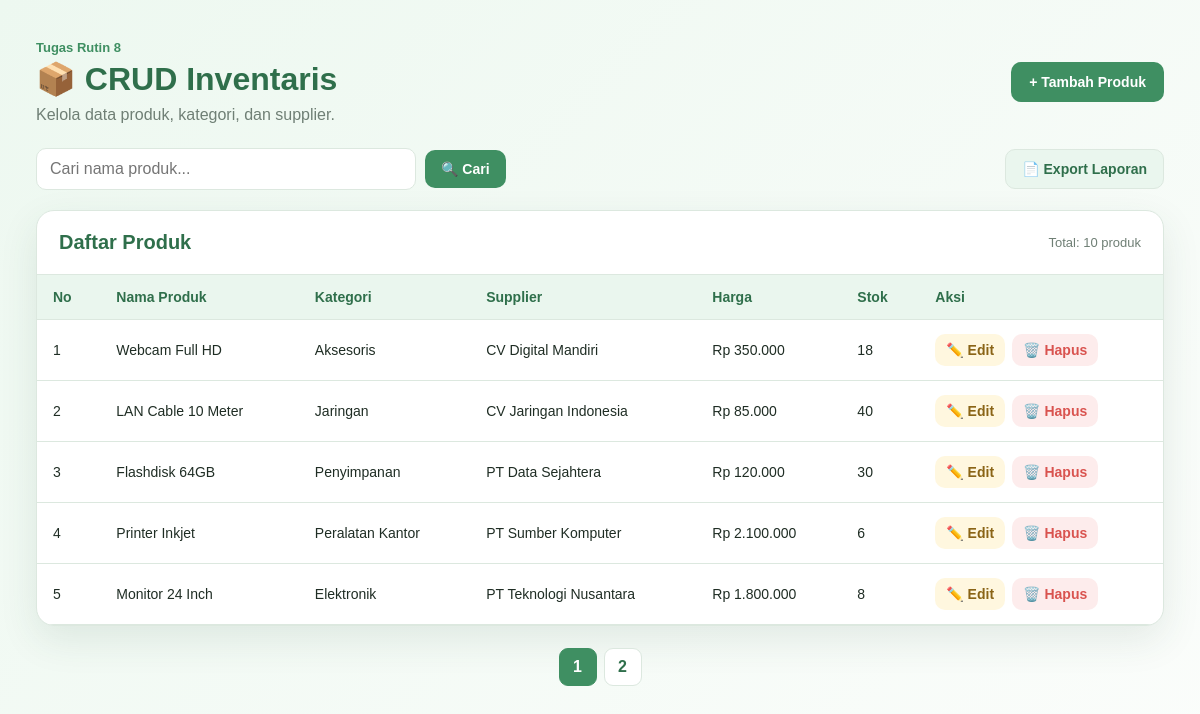
The page / on the database its author committed.
### tables this page shows
CREATE TABLE products (
    id INT AUTO_INCREMENT PRIMARY KEY,
    name VARCHAR(150) NOT NULL,
    category_id INT NOT NULL,
    supplier_id INT NOT NULL,
    price DECIMAL(12,2) NOT NULL,
    stock INT NOT NULL DEFAULT 0,

    CONSTRAINT fk_product_category
        FOREIGN KEY (category_id)
        REFERENCES categories(id)
        ON UPDATE CASCADE
        ON DELETE RESTRICT,

    CONSTRAINT fk_product_supplier
        FOREIGN KEY (supplier_id)
        REFERENCES suppliers(id)
        ON UPDATE CASCADE
        ON DELETE RESTRICT
);

CREATE TABLE categories (
    id INT AUTO_INCREMENT PRIMARY KEY,
    name VARCHAR(100) NOT NULL UNIQUE
);

CREATE TABLE suppliers (
    id INT AUTO_INCREMENT PRIMARY KEY,
    name VARCHAR(100) NOT NULL,
    phone VARCHAR(20) NOT NULL
);

### index.php (the view, shortened to what this page needs)
<?php
$pdo = Database::getInstance()->getConnection();
$search = trim($_GET['search'] ?? '');
$limit = 5;
$page = isset($_GET['page'])
    ? (int) $_GET['page']
    : 1;
$offset = ($page - 1) * $limit;
if ($search !== '') {
    $countSql = "
        SELECT COUNT(*)
        FROM products
        WHERE name LIKE ?
    ";
    $countStmt = $pdo->prepare($countSql);
    $countStmt->execute([
        '%' . $search . '%'
    ]);
} else {
    $countSql = "
        SELECT COUNT(*)
        FROM products
    ";
    $countStmt = $pdo->prepare($countSql);
    $countStmt->execute();
}
$totalProducts = (int) $countStmt->fetchColumn();
$totalPages = max(
    1,
    (int) ceil($totalProducts / $limit)
);
if ($search !== '') {
    $sql = "
        SELECT
            p.id,
            p.name,
            p.price,
            p.stock,
            c.name AS category,
            s.name AS supplier
        FROM products p
        JOIN categories c
            ON p.category_id = c.id
        JOIN suppliers s
            ON p.supplier_id = s.id
        WHERE p.name LIKE ?
        ORDER BY p.id DESC
        LIMIT ?
        OFFSET ?
    ";
    $stmt = $pdo->prepare($sql);
    $stmt->bindValue(
        1,
        '%' . $search . '%',
        PDO::PARAM_STR
    );
    $stmt->bindValue(
        2,
        $limit,
        PDO::PARAM_INT
    );
    $stmt->bindValue(
        3,
        $offset,
        PDO::PARAM_INT
    );
} else {
    $sql = "
        SELECT
            p.id,
            p.name,
            p.price,
            p.stock,
            c.name AS category,
            s.name AS supplier
        FROM products p
        JOIN categories c
            ON p.category_id = c.id
        JOIN suppliers s
            ON p.supplier_id = s.id
        ORDER BY p.id DESC
        LIMIT ?
        OFFSET ?
    ";
    $stmt = $pdo->prepare($sql);
    $stmt->bindValue(
        1,
        $limit,
        PDO::PARAM_INT
    );
    $stmt->bindValue(
        2,
        $offset,
        PDO::PARAM_INT
    );
}
$stmt->execute();
$products = $stmt->fetchAll();
?>
<!DOCTYPE html>
<html lang="id">
<head>
    <link
        rel="stylesheet"
        href="assets/style.css"
    >
</head>
<body>
<main class="container">
    <header class="page-header">
        <div>
            <p class="eyebrow">
                Tugas Rutin 8
            </p>
            <h1>
                📦 CRUD Inventaris
            </h1>
            <p>
                Kelola data produk, kategori,
                dan supplier.
            </p>
        </div>
        <a
            href="create.php"
            class="primary-btn"
        >
            + Tambah Produk
        </a>
    </header>
    <section class="toolbar">
        <form
            method="GET"
            action=""
            class="search-form"
        >
            <input
                type="text"
                name="search"
                placeholder="Cari nama produk..."
                value="<?= htmlspecialchars(
                    $search,
                    ENT_QUOTES,
                    'UTF-8'
                ) ?>"
            >
            <button
                type="submit"
                class="search-btn"
            >
                🔍 Cari
            </button>
        </form>
        <a
            href="export.php"
            class="export-btn"
        >
            📄 Export Laporan
        </a>
    </section>
    <section class="table-card">
        <div class="table-header">
            <h2>
                Daftar Produk
            </h2>
            <span>
                Total:
                <?= $totalProducts ?>
                produk
            </span>
        </div>
        <div class="table-responsive">
            <table>
                <thead>
                    <tr>
                        <th>No</th>
                        <th>Nama Produk</th>
                        <th>Kategori</th>
                        <th>Supplier</th>
                        <th>Harga</th>
                        <th>Stok</th>
                        <th>Aksi</th>
                    </tr>
                </thead>
                <tbody>
                <?php if (empty($products)): ?>
                    <tr>
                        <td
                            colspan="7"
                            class="empty-data"
                        >
                            Data produk tidak ditemukan.
                        </td>
                    </tr>
                <?php else: ?>
                    <?php
                    $number = $offset + 1;
                    ?>
                    <?php foreach ($products as $product): ?>
                        <tr>
                            <td>
                                <?= $number++ ?>
                            </td>
                            <td>
                                <?= htmlspecialchars(
                                    $product['name'],
                                    ENT_QUOTES,
                                    'UTF-8'
                                ) ?>
                            </td>
                            <td>
                                <?= htmlspecialchars(
                                    $product['category'],
                                    ENT_QUOTES,
                                    'UTF-8'
                                ) ?>
                            </td>
                            <td>
                                <?= htmlspecialchars(
                                    $product['supplier'],
                                    ENT_QUOTES,
                                    'UTF-8'
                                ) ?>
                            </td>
                            <td>
                                Rp
                                <?= number_format(
                                    $product['price'],
                                    0,
                                    ',',
                                    '.'
                                ) ?>
                            </td>
                            <td>
                                <?= (int) $product['stock'] ?>
                            </td>
                            <td>
                                <div class="action-buttons">
                                    <a
                                        href="edit.php?id=<?= (int) $product['id'] ?>"
                                        class="edit-btn"
                                    >
                                        ✏️ Edit
                                    </a>
                                    <form
                                        method="POST"
                                        action="delete.php"
                                        onsubmit="return confirm(
                                            'Yakin ingin menghapus produk ini?'
                                        )"
                                    >
                                        <button
                                            type="submit"
                                            class="delete-btn"
                                        >
                                            🗑️ Hapus
                                        </button>
                                    </form>
                                </div>
                            </td>
                        </tr>
                    <?php endforeach; ?>
                <?php endif; ?>
                </tbody>
            </table>
        </div>
    </section>
    <?php if ($totalPages > 1): ?>
        <nav class="pagination">
            <?php for (
                $i = 1;
                $i <= $totalPages;
                $i++
            ): ?>
                <a
                    href="?page=<?= $i ?>&search=<?= urlencode($search) ?>"
                    class="<?= $i === $page
                        ? 'active'
                        : '' ?>"
                >
                    <?= $i ?>
                </a>
            <?php endfor; ?>
        </nav>
    <?php endif; ?>
</main>
</body>
</html>

### assets/style.css (style rules this page uses)
:root { --primary: #3f8f62; --primary-dark: #2f6f4b; --primary-soft: #eaf6ee; --background: #f5faf7; --card: #ffffff; --text: #1f2d24; --muted: #6f7f75; --border: #dce8df; --danger: #d9534f; --danger-soft: #fdecec; --success: #2e8b57; --success-soft: #e8f7ee; --warning: #b7791f; --warning-soft: #fff7df; --shadow: 0 14px 38px rgba(40, 80, 55, 0.10); }
* { margin: 0; padding: 0; box-sizing: border-box; }
body { min-height: 100vh; font-family: Arial, Helvetica, sans-serif; background: linear-gradient( 135deg, #edf8f0, #fbfdfb ); color: var(--text); }
a { text-decoration: none; }
button, input, select { font: inherit; }
.container { width: min(1180px, 94%); margin: 0 auto; padding: 40px 0; }
.page-header { display: flex; justify-content: space-between; align-items: center; gap: 20px; margin-bottom: 24px; }
.page-header h1 { margin: 5px 0 8px; font-size: 32px; color: var(--primary-dark); }
.page-header p { color: var(--muted); }
.eyebrow { color: var(--primary) !important; font-size: 13px; font-weight: 700; }
.primary-btn, .secondary-btn, .search-btn, .reset-btn, .export-btn, .edit-btn, .delete-btn { display: inline-flex; align-items: center; justify-content: center; border-radius: 10px; border: none; cursor: pointer; font-size: 14px; font-weight: 700; transition: 0.2s; }
.primary-btn { padding: 12px 18px; color: white; background: var(--primary); }
.search-btn { padding: 11px 16px; color: white; background: var(--primary); }
.export-btn { padding: 11px 16px; color: var(--primary-dark); background: var(--primary-soft); border: 1px solid var(--border); }
.edit-btn { padding: 8px 11px; color: #8a6416; background: var(--warning-soft); }
.delete-btn { padding: 8px 11px; color: var(--danger); background: var(--danger-soft); }
.toolbar { display: flex; justify-content: space-between; align-items: center; gap: 15px; margin-bottom: 20px; }
.search-form { display: flex; align-items: center; gap: 9px; flex: 1; }
.search-form input { width: min(380px, 100%); padding: 11px 13px; border: 1px solid var(--border); border-radius: 10px; outline: none; }
.table-card { overflow: hidden; background: var(--card); border: 1px solid var(--border); border-radius: 18px; box-shadow: var(--shadow); }
.table-header { display: flex; justify-content: space-between; align-items: center; padding: 20px 22px; border-bottom: 1px solid var(--border); }
.table-header h2 { font-size: 20px; color: var(--primary-dark); }
.table-header span { color: var(--muted); font-size: 13px; }
.table-responsive { width: 100%; overflow-x: auto; }
table { width: 100%; border-collapse: collapse; min-width: 900px; }
thead { background: var(--primary-soft); }
th, td { padding: 14px 16px; text-align: left; border-bottom: 1px solid var(--border); font-size: 14px; }
th { color: var(--primary-dark); font-weight: 700; }
.action-buttons { display: flex; align-items: center; gap: 7px; }
.action-buttons form { margin: 0; }
.pagination { display: flex; justify-content: center; gap: 7px; margin-top: 22px; }
.pagination a { min-width: 38px; height: 38px; display: flex; align-items: center; justify-content: center; color: var(--primary-dark); background: white; border: 1px solid var(--border); border-radius: 9px; font-weight: 700; }
.pagination a:hover, .pagination a.active { color: white; background: var(--primary); border-color: var(--primary); }

### rows shown on the page
products: name "Webcam Full HD", category.name "Aksesoris", supplier.name "CV Digital Mandiri", price "350.000", stock "18"
products: name "LAN Cable 10 Meter", category.name "Jaringan", supplier.name "CV Jaringan Indonesia", price "85.000", stock "40"
products: name "Flashdisk 64GB", category.name "Penyimpanan", supplier.name "PT Data Sejahtera", price "120.000", stock "30"
products: name "Printer Inkjet", category.name "Peralatan Kantor", supplier.name "PT Sumber Komputer", price "2.100.000", stock "6"
products: name "Monitor 24 Inch", category.name "Elektronik", supplier.name "PT Teknologi Nusantara", price "1.800.000", stock "8"

### other values the page prints
$totalProducts "10"
